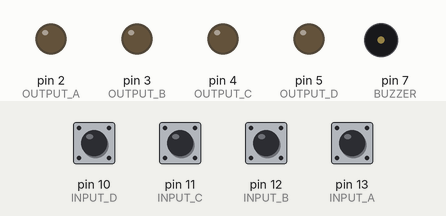
Recording of a sketch running on a simulated Arduino Uno, built with avr-gcc and run on an emulated ATmega328P. Parts: output pins drawn as LEDs (lit = HIGH), buzzer (waves = sounding). Inputs (shaded band) come from the test bench; at power-on: pin 10 (INPUT_D), pin 11 (INPUT_C), pin 12 (INPUT_B), pin 13 (INPUT_A) HIGH. Random numbers use the default seed unless the sketch sets one.

Above: at 1.5 s.
1.6 s: pin 10 (INPUT_D) pulled LOW for 0.15 s
At 2.32 s:
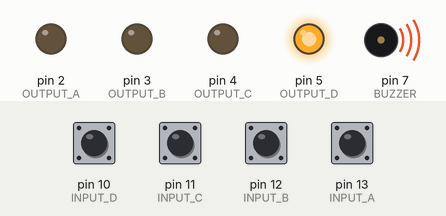
4.7 s: pin 11 (INPUT_C) pulled LOW for 0.15 s
At 6.2 s:
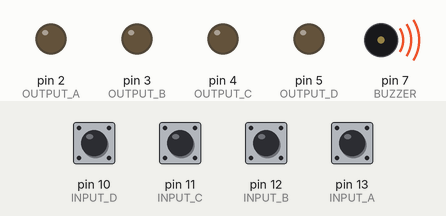
7.7 s: pin 13 (INPUT_A) pulled LOW for 1 s
At 11.6 s:
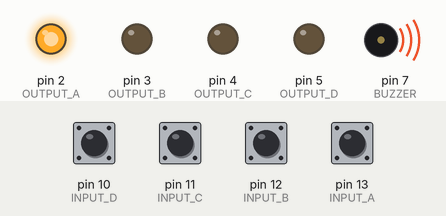
11.7 s: pin 10 (INPUT_D) pulled LOW for 1 s
At 15.7 s:
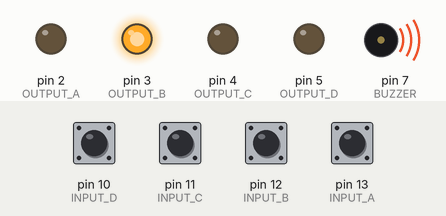
Timing chart, 0 to 17.3 s (numbered marks = the images above; inputs shaded):
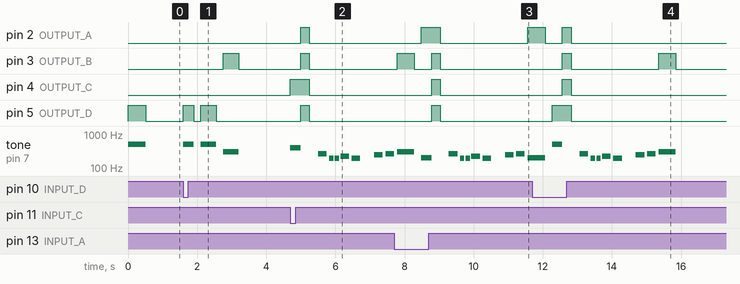

Measured:
- after the input at 1.6 s, pin 3 (OUTPUT_B): LOW → HIGH after 1.2 s, → LOW 0.45 s later; pin 5 (OUTPUT_D): LOW → HIGH at once, → LOW 0.30 s later, → HIGH 0.20 s later, → LOW 0.45 s later; tone on pin 7 (BUZZER): plays 500 Hz for 0.30 s, 500 Hz for 0.45 s, 300 Hz for 0.45 s, starting at once
- after the input at 4.7 s, pin 2 (OUTPUT_A), pin 3 (OUTPUT_B): LOW → HIGH after 0.30 s, → LOW 0.25 s later
- after the input at 7.7 s, pin 2 (OUTPUT_A): LOW → HIGH after 0.78 s, → LOW 0.55 s later, → HIGH 2.5 s later; pin 4 (OUTPUT_C), pin 5 (OUTPUT_D): LOW → HIGH after 1.1 s, → LOW 0.25 s later
- after the input at 11.7 s, pin 3 (OUTPUT_B): LOW → HIGH after 0.87 s, → LOW 0.25 s later, → HIGH 2.5 s later, → LOW 0.50 s later; pin 4 (OUTPUT_C): LOW → HIGH after 0.87 s, → LOW 0.25 s later; pin 5 (OUTPUT_D): LOW → HIGH after 0.57 s, → LOW 0.55 s later

The sketch:

LuzeMem_ria.ino
```cpp
#define BUZZER 7

// Botões
#define INPUT_A 13
#define INPUT_B 12
#define INPUT_C 11
#define INPUT_D 10

// LEDs
#define OUTPUT_A 2
#define OUTPUT_B 3
#define OUTPUT_C 4
#define OUTPUT_D 5

const int MAX_LEVEL = 100;

int sequence[MAX_LEVEL];
int userSequence[MAX_LEVEL];

int currentLevel = 1;
int speed = 500;

// Melodia de erro
int melody[] = {262,196,196,220,196,0,247,262};
int durationNotes[] = {4,8,8,4,4,4,4,4};

void setup() {

  pinMode(INPUT_A, INPUT_PULLUP);
  pinMode(INPUT_B, INPUT_PULLUP);
  pinMode(INPUT_C, INPUT_PULLUP);
  pinMode(INPUT_D, INPUT_PULLUP);

  pinMode(OUTPUT_A, OUTPUT);
  pinMode(OUTPUT_B, OUTPUT);
  pinMode(OUTPUT_C, OUTPUT);
  pinMode(OUTPUT_D, OUTPUT);

  pinMode(BUZZER, OUTPUT);

  digitalWrite(OUTPUT_A, LOW);
  digitalWrite(OUTPUT_B, LOW);
  digitalWrite(OUTPUT_C, LOW);
  digitalWrite(OUTPUT_D, LOW);

  randomSeed(millis());
}

void loop() {

  if (currentLevel == 1) {
    generateSequence();
  }

  showSequence();
  readSequence();
}

void showSequence() {

  digitalWrite(OUTPUT_A, LOW);
  digitalWrite(OUTPUT_B, LOW);
  digitalWrite(OUTPUT_C, LOW);
  digitalWrite(OUTPUT_D, LOW);

  for (int i = 0; i < currentLevel; i++) {

    int pin = sequence[i];

    digitalWrite(pin, HIGH);

    if (pin == OUTPUT_A) tone(BUZZER, 200);
    if (pin == OUTPUT_B) tone(BUZZER, 300);
    if (pin == OUTPUT_C) tone(BUZZER, 400);
    if (pin == OUTPUT_D) tone(BUZZER, 500);

    delay(speed);

    noTone(BUZZER);
    digitalWrite(pin, LOW);

    delay(200);
  }
}

void readSequence() {

  int flag = 0;

  for (int i = 0; i < currentLevel; i++) {

    flag = 0;

    while (flag == 0) {

      if (digitalRead(INPUT_A) == LOW) {

        digitalWrite(OUTPUT_A, HIGH);
        tone(BUZZER, 200);
        delay(300);

        userSequence[i] = OUTPUT_A;
        flag = 1;
        noTone(BUZZER);

        digitalWrite(OUTPUT_A, LOW);
      }

      if (digitalRead(INPUT_B) == LOW) {

        digitalWrite(OUTPUT_B, HIGH);
        tone(BUZZER, 300);
        delay(300);

        userSequence[i] = OUTPUT_B;
        flag = 1;
        noTone(BUZZER);

        digitalWrite(OUTPUT_B, LOW);
      }

      if (digitalRead(INPUT_C) == LOW) {

        digitalWrite(OUTPUT_C, HIGH);
        tone(BUZZER, 400);
        delay(300);

        userSequence[i] = OUTPUT_C;
        flag = 1;
        noTone(BUZZER);

        digitalWrite(OUTPUT_C, LOW);
      }

      if (digitalRead(INPUT_D) == LOW) {

        digitalWrite(OUTPUT_D, HIGH);
        tone(BUZZER, 500);
        delay(300);

        userSequence[i] = OUTPUT_D;
        flag = 1;
        noTone(BUZZER);

        digitalWrite(OUTPUT_D, LOW);
      }
    }

    if (userSequence[i] != sequence[i]) {
      errorSequence();
      return;
    }
  }

  correctSequence();
}

void generateSequence() {

  for (int i = 0; i < MAX_LEVEL; i++) {

    int randomLED = random(2, 6);
    sequence[i] = randomLED;
  }
}

void melodyError() {

  for (int i = 0; i < 8; i++) {

    int noteDuration = 1000 / durationNotes[i];

    tone(BUZZER, melody[i], noteDuration);

    int pauseBetweenNotes = noteDuration * 1.30;

    delay(pauseBetweenNotes);

    noTone(BUZZER);
  }
}

void errorSequence() {

  digitalWrite(OUTPUT_A, HIGH);
  digitalWrite(OUTPUT_B, HIGH);
  digitalWrite(OUTPUT_C, HIGH);
  digitalWrite(OUTPUT_D, HIGH);

  delay(250);

  digitalWrite(OUTPUT_A, LOW);
  digitalWrite(OUTPUT_B, LOW);
  digitalWrite(OUTPUT_C, LOW);
  digitalWrite(OUTPUT_D, LOW);

  delay(250);

  melodyError();

  currentLevel = 1;
  speed = 500;
}

void correctSequence() {

  if (currentLevel < MAX_LEVEL) {
    currentLevel++;
  }

  speed -= 50;

  delay(200);
}
```
